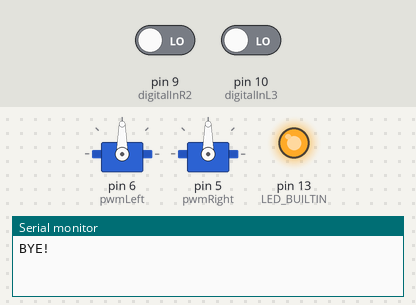
Bench run of a sketch on a simulated Arduino Uno, built with avr-gcc and run on an emulated ATmega328P. On the bench: 2 × servo, output pins drawn as LEDs (lit = HIGH), the last lines printed to the serial monitor. The test bench sets the inputs (shaded band); at power-on: pin 9 (digitalInR2) LOW, pin 10 (digitalInL3) LOW.

Above: at 0.1 s.
At 20.1 s:
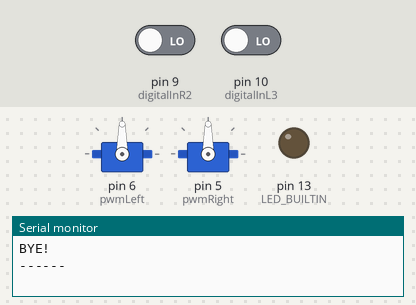
At 22.1 s:
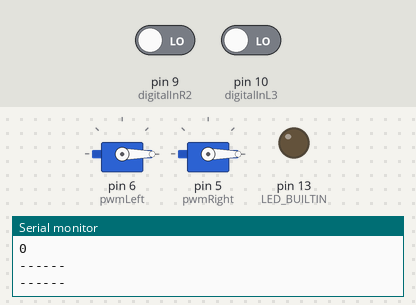
Timing chart, 0 to 23.6 s (numbered marks = the images above):
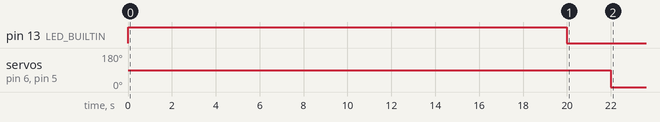

Measured:
- by itself, servo on pin 6 (pwmLeft), servo on pin 5 (pwmRight): 90° → 0° at 22.0 s

The sketch:

driveReceiver.ino
```cpp
#include <Servo.h>
#include <IBusBM.h>
// int pwmLeft = 5;
// int pwmRight = 6;
int pwm = 2000;

// Reading from receiver? https://medium.com/@werneckpaiva/how-to-read-rc-signal-with-arduino-using-flysky-ibus-73448bc924eb
// https://www.instructables.com/RC-Control-and-Arduino-A-Complete-Works/

// Outputting to Victors: https://github.com/FRC4014/SRTester/blob/master/SRTester.ino

// int pwmPins[] = {5, 6};
int pwmLeft = 6;
int pwmRight = 5;
Servo controllers[2];
int vals[2];
int analogInR2 = A0;
int analogInL3 = A1;
int valL = 0;
int valR = 0;
int digitalInR2 = 9;
int digitalInL3 = 10;

void setup() {
    Serial.begin(115200);
    pinMode(pwmLeft, OUTPUT);
    pinMode(pwmRight, OUTPUT);
    pinMode(digitalInL3, INPUT);
    pinMode(LED_BUILTIN, OUTPUT);
    pinMode(digitalInR2, INPUT);
    controllers[0].attach(pwmLeft);
    controllers[1].attach(pwmRight);
    Serial.println("BYE!");
    digitalWrite(LED_BUILTIN, HIGH);   // turn the LED on (HIGH is the voltage level)
    delay(20000);
    digitalWrite(LED_BUILTIN, LOW);
}

void loop() {
    Serial.println("------");
    // Serial.println("Test");
    vals[0] = pulseIn(digitalInL3, HIGH);
    vals[1] = pulseIn(digitalInR2, HIGH);
    Serial.println("Pin 7 right channel 2 "); Serial.println(valR);
    Serial.println("Pin 8 left channel 3 "); Serial.println(valL);
    Serial.println("------");
    for (int i = 0; i < 2; i++) {
      controllers[i].write(vals[i]);
    }
}
```
